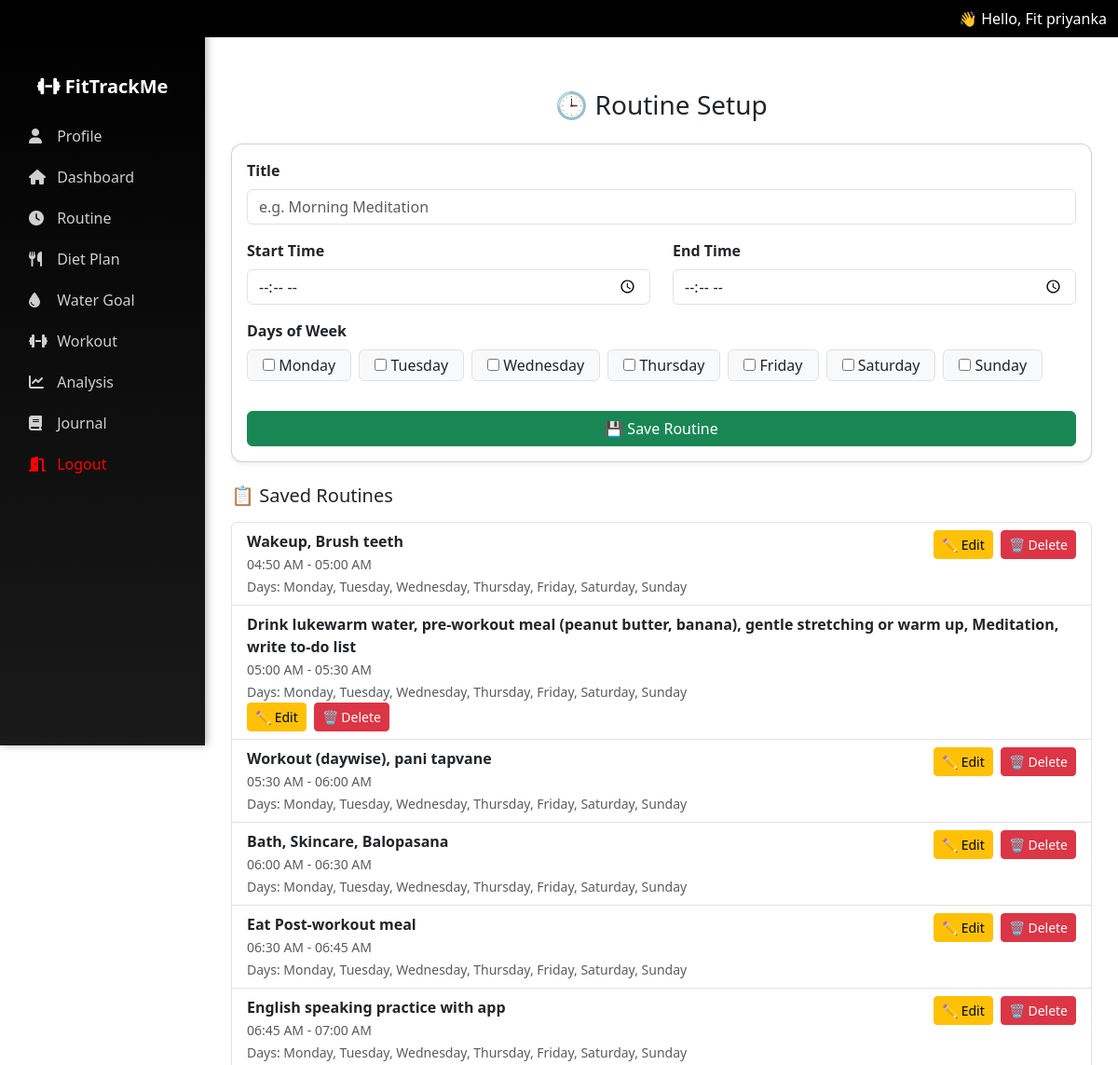
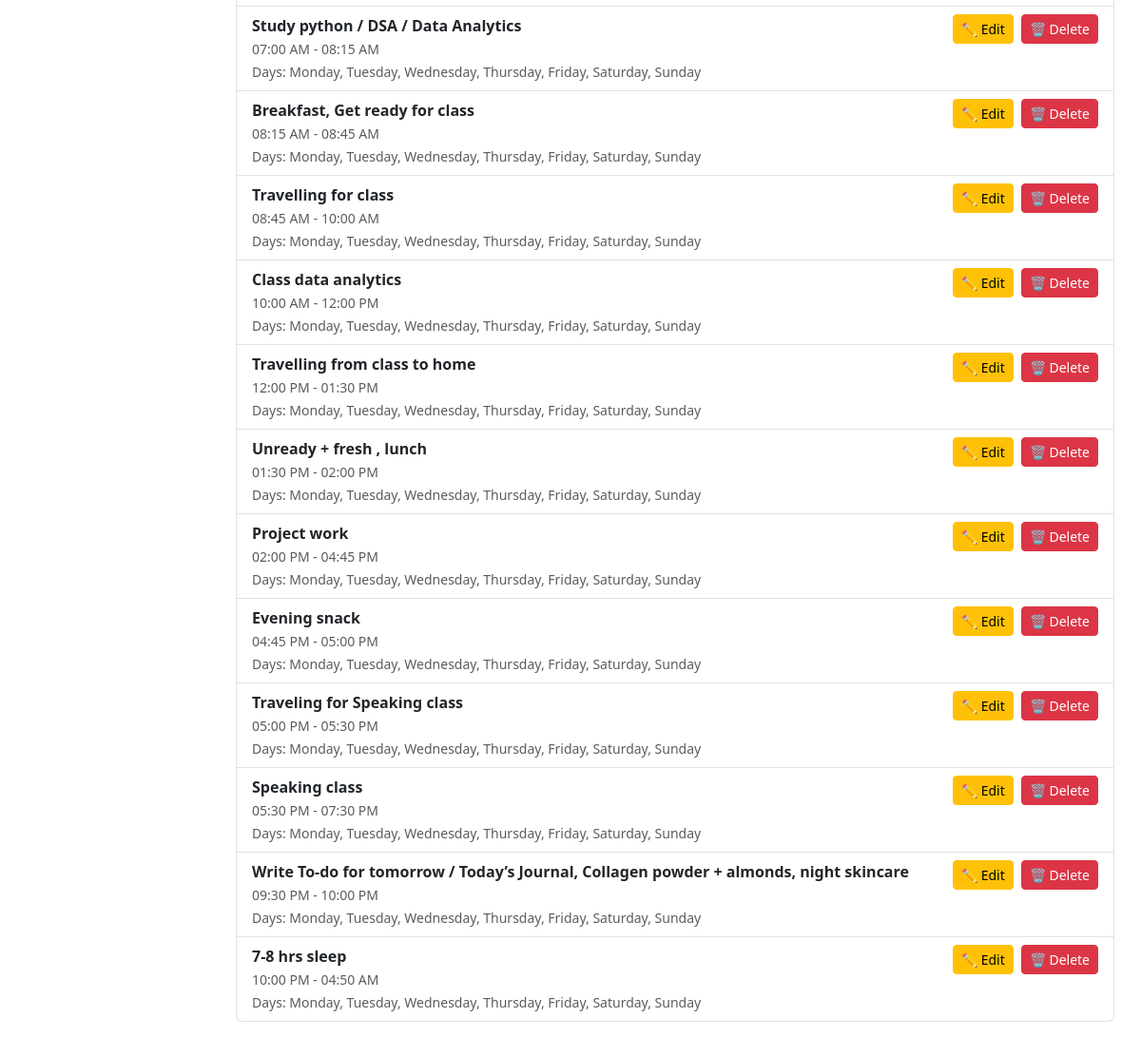
Page /fit/routine-setup/ (signed in) on the earlier database version (2 pictures, top to bottom).
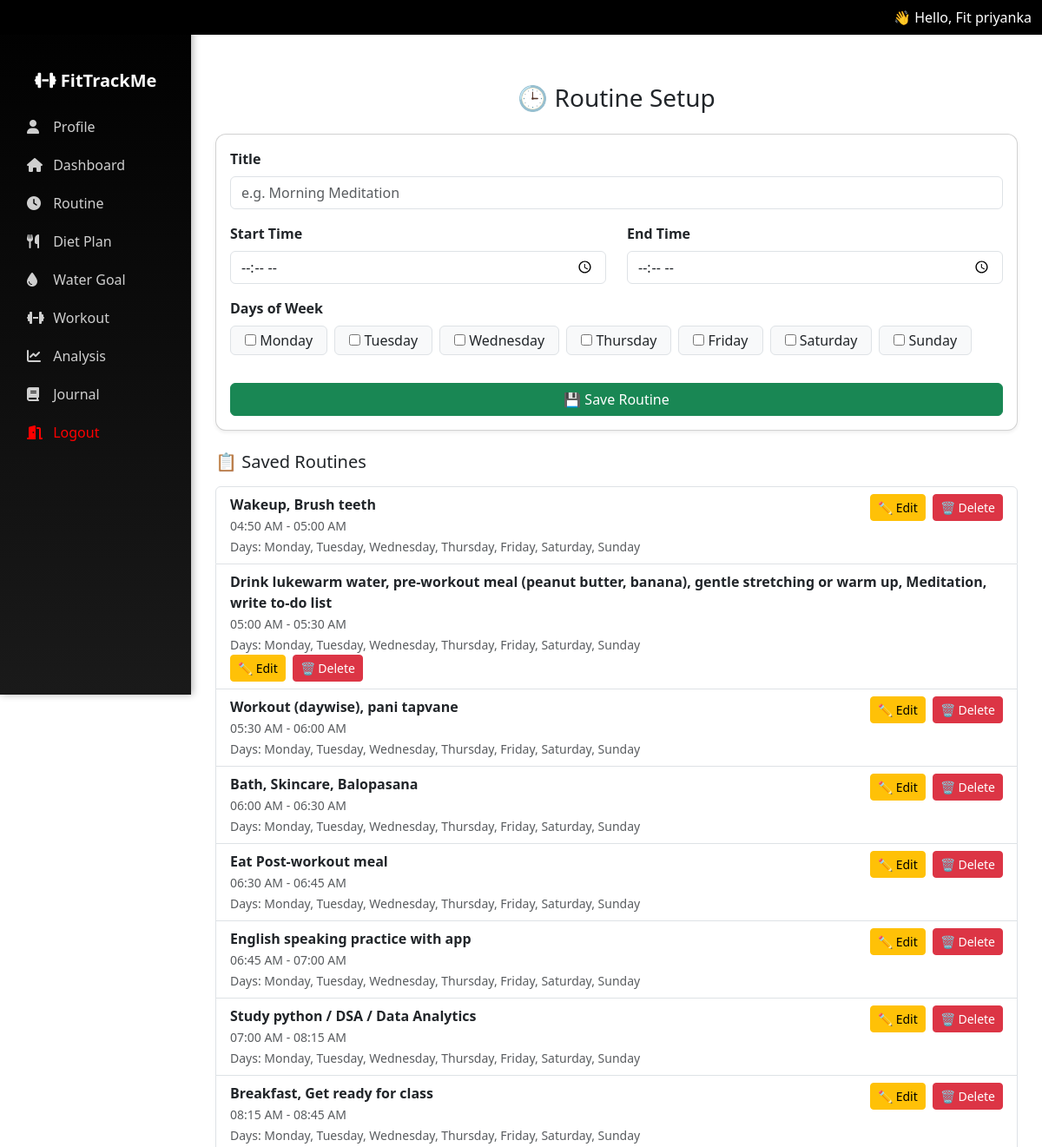
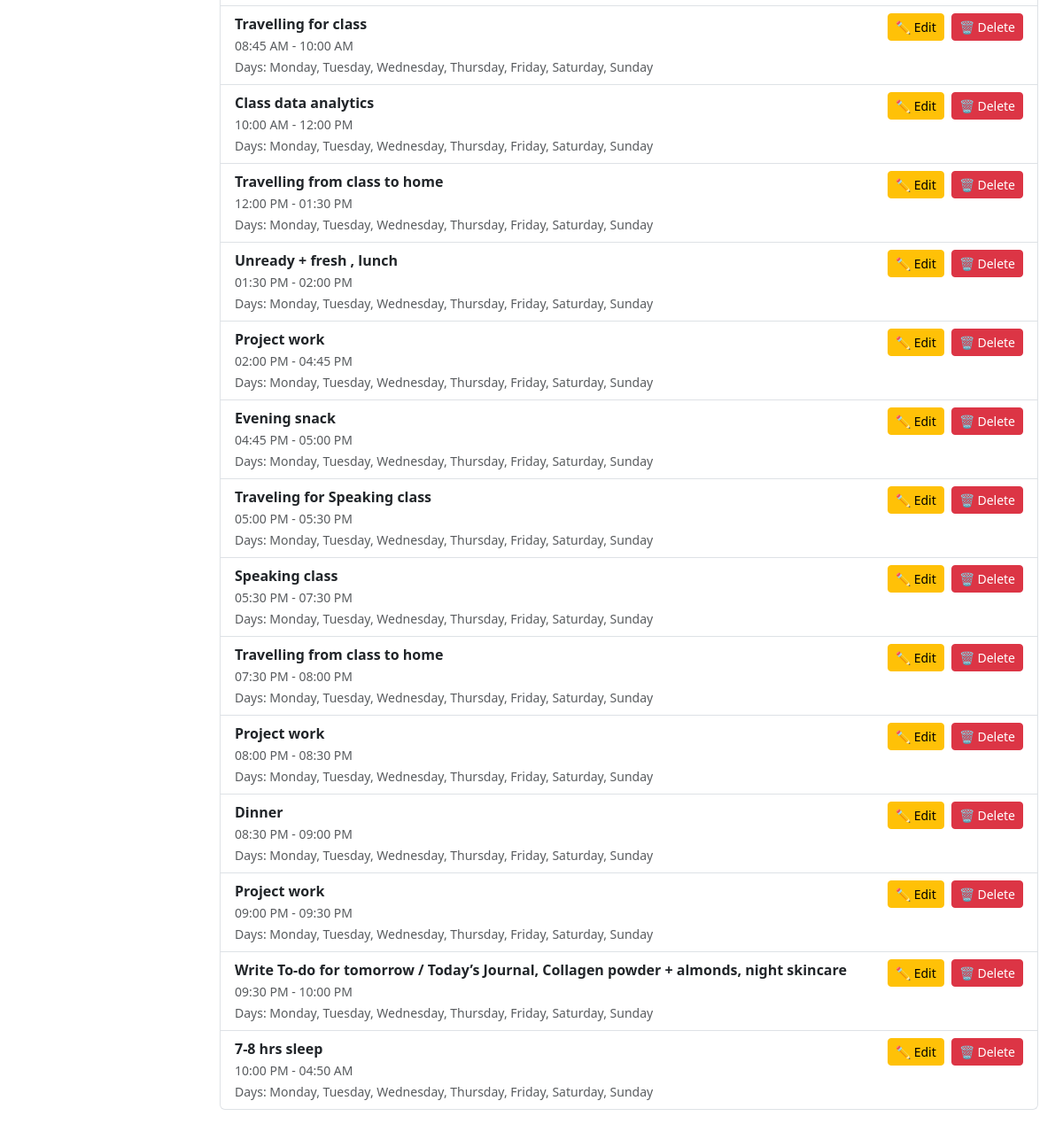
Same page on the later database version (2 pictures, top to bottom).
### fit/models.py (models this page shows, shortened)
class UserProfile(models.Model):
    user = models.OneToOneField(User, on_delete=models.CASCADE)
    full_name = models.CharField(max_length=100, blank=True)
    age = models.PositiveIntegerField(null=True, blank=True)
    sex = models.CharField(max_length=10, choices=[('male', 'Male'), ('female', 'Female')], blank=True)
    height_cm = models.FloatField(null=True, blank=True)
    current_weight = models.FloatField(null=True, blank=True)

class DailyRoutine(models.Model):
    user = models.ForeignKey(User, on_delete=models.CASCADE)
    title = models.CharField(max_length=100)
    description = models.TextField(blank=True, null=True)
    start_time = models.TimeField()
    end_time = models.TimeField()
    days = models.JSONField(default=list)  # ["Monday", "Tuesday", ...]
    is_active = models.BooleanField(default=True)
    is_auto = models.BooleanField(default=False)

### fit/views.py (the view, shortened to what this page needs)
# urls.py: path('routine-setup/', views.routine_setup, name='routine_setup'),
@login_required
def routine_setup(request):
    weekdays = ["Monday", "Tuesday", "Wednesday", "Thursday", "Friday", "Saturday", "Sunday"]
    routines = DailyRoutine.objects.filter(user=request.user, is_auto=False).order_by("start_time")
    return render(request, "routine_setup.html", {
        "weekdays": weekdays,
        "routines": routines,
    })

### fit/context_processors.py (called while the page is built)
def user_profile(request):
    if request.user.is_authenticated:
        try:
            profile = UserProfile.objects.get(user=request.user)
            return {'user_full_name': profile.full_name}
        except UserProfile.DoesNotExist:
            return {'user_full_name': request.user.username}
    return {}

### fit/templatetags/custom_filters.py (called while the page is built)
@register.filter
def first_name(value):
    if not value:
        return ""
    parts = value.strip().split()
    if parts[0].lower().replace('.', '') in ['mr', 'mrs', 'ms', 'dr']:
        return parts[1] if len(parts) > 1 else parts[0]
    return parts[0]

### fit/templates/routine_setup.html (shortened to what this page needs)
{% extends "base.html" %}
{% block content %}
<div class="container mt-4">
  <h3 class="mb-4 text-center">🕒 Routine Setup</h3>
  <form method="POST" class="card p-3 mb-4 shadow-sm">
    <div class="mb-3">
      <label class="form-label fw-semibold">Title</label>
      <input type="text" name="title" class="form-control" placeholder="e.g. Morning Meditation" required>
    </div>
    <div class="row mb-3">
      <div class="col-md-6 mb-3 mb-md-0">
        <label class="form-label fw-semibold">Start Time</label>
        <input type="time" name="start_time" class="form-control" required>
      </div>
      <div class="col-md-6">
        <label class="form-label fw-semibold">End Time</label>
        <input type="time" name="end_time" class="form-control" required>
      </div>
    </div>
    <div class="mb-3">
      <label class="form-label fw-semibold">Days of Week</label>
      <div class="d-flex flex-wrap gap-2">
        {% for day in weekdays %}
        <label class="form-check-label border rounded px-3 py-1 bg-light">
          <input type="checkbox" name="days" value="{{ day }}"> {{ day }}
        </label>
        {% endfor %}
      </div>
    </div>
    <button type="submit" class="btn btn-success w-100 mt-3">💾 Save Routine</button>
  </form>
  <h5 class="mt-4 mb-3">📋 Saved Routines</h5>
  {% if routines %}
  <ul class="list-group">
    {% for r in routines %}
    <li class="list-group-item d-flex justify-content-between align-items-start flex-wrap">
      <div class="flex-grow-1">
        <strong>{{ r.title }}</strong><br>
        <small class="text-muted">
          {{ r.start_time|time:"h:i A" }} - {{ r.end_time|time:"h:i A" }} <br>
          Days: {{ r.days|join:", " }}
        </small>
      </div>
      <div class="d-flex gap-2 mt-2 mt-md-0">
        <button type="button" class="btn btn-sm btn-warning edit-btn"
          data-id="{{ r.id }}"
          data-title="{{ r.title }}"
          data-start="{{ r.start_time|time:'H:i' }}"
          data-end="{{ r.end_time|time:'H:i' }}"
          data-days="{{ r.days|join:',' }}">
          ✏️ Edit
        </button>
        <form method="POST" action="{% url 'delete_routine' r.id %}"
          onsubmit="return confirm('Are you sure you want to delete this routine?');">
          <button type="submit" class="btn btn-sm btn-danger">🗑 Delete</button>
        </form>
      </div>
    </li>
    {% endfor %}
  </ul>
  {% else %}
  <p class="text-muted text-center">No routines added yet.</p>
  {% endif %}
</div>
{% endblock %}

### fit/templates/base.html (shortened to what this page needs)
{% load custom_filters %}
<!DOCTYPE html>
<html lang="en">
<head>
  <link href="https://cdn.jsdelivr.net/npm/bootstrap@5.3.0/dist/css/bootstrap.min.css" rel="stylesheet"/>
  <link rel="stylesheet" href="https://cdnjs.cloudflare.com/ajax/libs/font-awesome/6.4.0/css/all.min.css">
</head>
<body>
 {% if user.is_authenticated %}
<nav class="navbar navbar-expand-lg navbar-dark fixed-top" style="background-color: rgb(0 0 0) !important;">
  <div class="container-fluid">
    <div class="text-white ms-auto d-none d-lg-block">
    👋 Hello, Fit {{ user_full_name|first_name|default:request.user.username }}
    </div>
  </div>
</nav>
{% endif %}
{% if user.is_authenticated %}
<div class="sidebar collapse d-lg-block" id="sidebarMenu">
  <ul class="nav flex-column px-3">
    <li class="nav-item mb-3 text-center text-white fw-bold fs-5 mt-2">
      <i class="fa-solid fa-dumbbell"></i> FitTrackMe
    </li>
    <li class="nav-item"><a class="nav-link" href="{% url 'profile' %}"><i class="fa-solid fa-user"></i> Profile</a></li>
    <li class="nav-item"><a class="nav-link" href="{% url 'dashboard' %}"><i class="fa-solid fa-house"></i> Dashboard</a></li>
    <li class="nav-item"><a class="nav-link" href="{% url 'routine_setup' %}"><i class="fa-solid fa-clock"></i> Routine</a></li>
    <li class="nav-item"><a class="nav-link" href="{% url 'diet_setup' %}"><i class="fa-solid fa-utensils"></i> Diet Plan</a></li>
    <li class="nav-item"><a class="nav-link" href="{% url 'water_setup' %}"><i class="fa-solid fa-droplet"></i> Water Goal</a></li>
    <li class="nav-item"><a class="nav-link" href="{% url 'workout_setup' %}"><i class="fa-solid fa-dumbbell"></i> Workout</a></li>
    <li class="nav-item"><a class="nav-link" href="{% url 'analysis' %}"><i class="fa-solid fa-chart-line"></i> Analysis</a></li>
    <li class="nav-item"><a class="nav-link" href="{% url 'journal_view' %}"><i class="fa-solid fa-book"></i> Journal</a></li>
    <li class="nav-item">
      <form method="post" action="{% url 'logout' %}" style="margin: 0;">
        <button type="submit" class="nav-link logout-link w-100 text-start" style="color: red;">
          <i class="fa-solid fa-door-open" ></i> Logout
        </button>
      </form>
    </li>
  </ul>
</div>
{% endif %}
<div class="content">
  {% block content %}{% endblock %}
</div>
</body>
</html>

### fit/templates/base.html (style rules this page uses)
body { padding-top: 56px; }
.sidebar { height: 100vh; position: fixed; left: 0; top: 0; background: linear-gradient(180deg, #000000, #1a1a1a); width: 220px; padding-top: 70px; box-shadow: 2px 0 8px rgba(0, 0, 0, 0.3); }
.sidebar .nav-link { color: #cfcfcf; font-weight: 500; padding: 10px 15px; border-radius: 8px; transition: all 0.3s ease; }
.sidebar .nav-link i { margin-right: 8px; width: 18px; }
.content { margin-left: 220px; padding: 1rem; }

### fit/templates/routine_setup.html (style rules this page uses)
.card { border-radius: 12px; box-shadow: 0 2px 8px rgba(0, 0, 0, 0.08); }

Differences in the rows shown:
added DailyRoutine: title "Travelling from class to home", start_time "07:30 PM", end_time "08:00 PM", days "Monday, Tuesday, Wednesday, Thursday, Friday, Saturday, Sunday"
added DailyRoutine: title "Project work", start_time "08:00 PM", end_time "08:30 PM", days "Monday, Tuesday, Wednesday, Thursday, Friday, Saturday, Sunday"
added DailyRoutine: title "Dinner", start_time "08:30 PM", end_time "09:00 PM", days "Monday, Tuesday, Wednesday, Thursday, Friday, Saturday, Sunday"
added DailyRoutine: title "Project work", start_time "09:00 PM", end_time "09:30 PM", days "Monday, Tuesday, Wednesday, Thursday, Friday, Saturday, Sunday"
